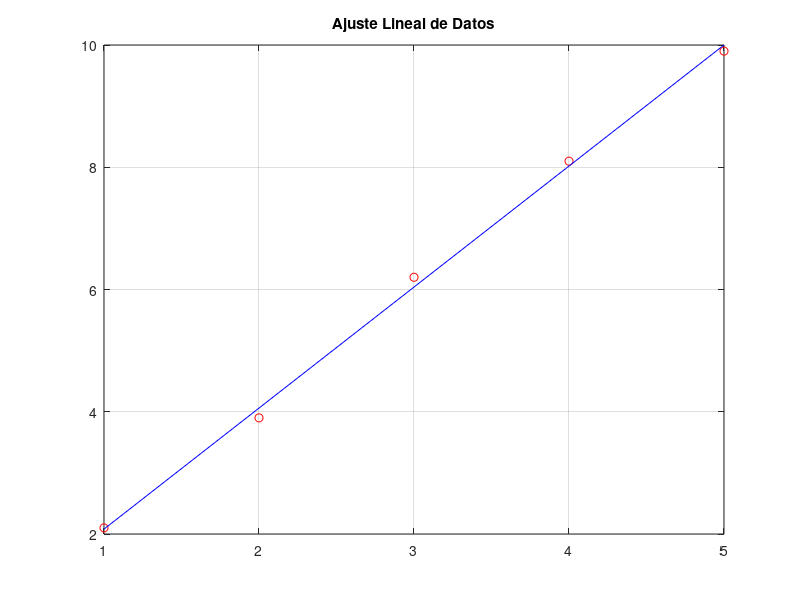

This figure's MATLAB source:
% Regresion lineal - Ejemplo 1
x = [1 2 3 4 5]';
y = [2.1 3.9 6.2 8.1 9.9]';
p = polyfit(x, y, 1);
y_fit = polyval(p, x);
plot(x, y, 'ro', x, y_fit, 'b-');
title('Ajuste Lineal de Datos');
grid on;
